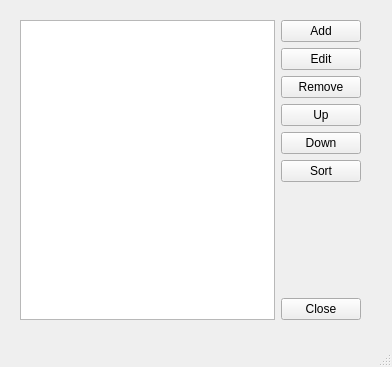
<?xml version="1.0" encoding="UTF-8"?>
<ui version="4.0">
 <class>MainWindow</class>
 <widget class="QMainWindow" name="MainWindow">
  <property name="geometry">
   <rect>
    <x>0</x>
    <y>0</y>
    <width>392</width>
    <height>367</height>
   </rect>
  </property>
  <property name="windowTitle">
   <string>MainWindow</string>
  </property>
  <widget class="QWidget" name="centralwidget">
   <widget class="QWidget" name="">
    <property name="geometry">
     <rect>
      <x>20</x>
      <y>20</y>
      <width>341</width>
      <height>300</height>
     </rect>
    </property>
    <layout class="QHBoxLayout" name="horizontalLayout">
     <item>
      <widget class="QListWidget" name="listWidget"/>
     </item>
     <item>
      <layout class="QVBoxLayout" name="verticalLayout">
       <item>
        <widget class="QPushButton" name="pushButton_add">
         <property name="text">
          <string>Add</string>
         </property>
        </widget>
       </item>
       <item>
        <widget class="QPushButton" name="pushButton_edit">
         <property name="text">
          <string>Edit</string>
         </property>
        </widget>
       </item>
       <item>
        <widget class="QPushButton" name="pushButton_remove">
         <property name="text">
          <string>Remove</string>
         </property>
        </widget>
       </item>
       <item>
        <widget class="QPushButton" name="pushButton_up">
         <property name="text">
          <string>Up</string>
         </property>
        </widget>
       </item>
       <item>
        <widget class="QPushButton" name="pushButton_down">
         <property name="text">
          <string>Down</string>
         </property>
        </widget>
       </item>
       <item>
        <widget class="QPushButton" name="pushButton_sort">
         <property name="text">
          <string>Sort</string>
         </property>
        </widget>
       </item>
       <item>
        <spacer name="verticalSpacer">
         <property name="orientation">
          <enum>Qt::Vertical</enum>
         </property>
         <property name="sizeHint" stdset="0">
          <size>
           <width>20</width>
           <height>40</height>
          </size>
         </property>
        </spacer>
       </item>
       <item>
        <widget class="QPushButton" name="pushButton_close">
         <property name="text">
          <string>Close</string>
         </property>
        </widget>
       </item>
      </layout>
     </item>
    </layout>
   </widget>
  </widget>
  <widget class="QMenuBar" name="menubar">
   <property name="geometry">
    <rect>
     <x>0</x>
     <y>0</y>
     <width>392</width>
     <height>21</height>
    </rect>
   </property>
  </widget>
  <widget class="QStatusBar" name="statusbar"/>
 </widget>
 <resources/>
 <connections/>
</ui>
